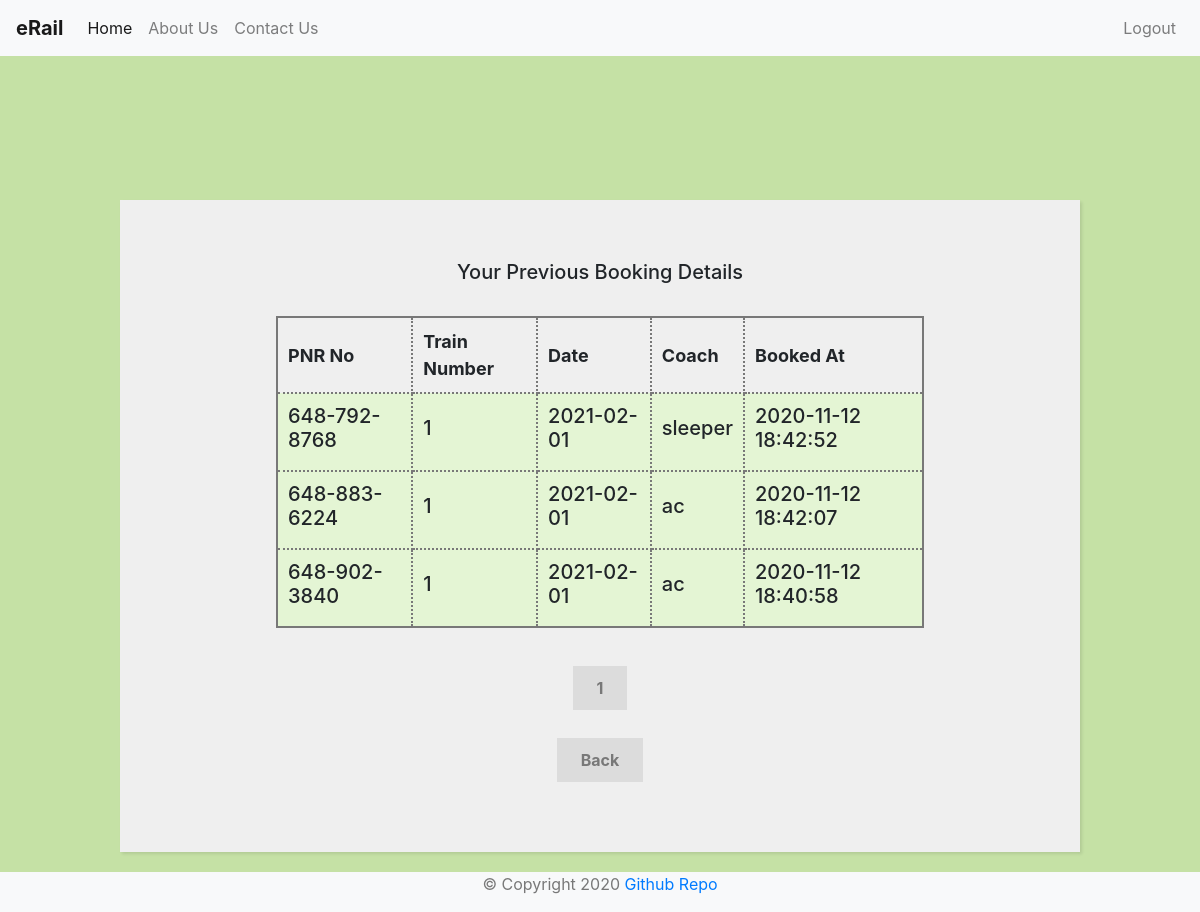
/view-user-booking.php (signed in), run on the app's committed database.
### tables this page shows
CREATE TABLE `ticket` (
  `pnr_no` varchar(12) NOT NULL,
  `coach` varchar(50) NOT NULL,
  `booked_by` varchar(50) NOT NULL,
  `booked_at` timestamp NOT NULL DEFAULT current_timestamp() ON UPDATE current_timestamp(),
  `t_number` int(11) NOT NULL,
  `t_date` date NOT NULL
);

### template/pagination.php (called while the page is built)
<?php
    $results_per_page = 5;
    $result = $conn->query($sql);
    $number_of_result = $result->num_rows;
    $number_of_page = ceil ($number_of_result / $results_per_page);
    if (!isset ($_GET['page']) ) {
        $page = 1;
    } else {
        $page = $_GET['page'];
    }
    $page_first_result = ($page-1) * $results_per_page;
?>

### view-user-booking.php (the view, shortened to what this page needs)
<?php
    include "config/connection.php";
    $sql = "SELECT * FROM ticket";
    include "template/pagination.php";
    $sql = "SELECT * FROM ticket WHERE booked_by = '".$_SESSION['username']."' LIMIT " . $page_first_result . ',' . $results_per_page;
    $result = $conn->query($sql);
?>
<!DOCTYPE html>
<html lang="en">
<head>
</head>
<?php include "template/header-name.php" ?>
<div style="margin-top:200px;">
    <form style = "width: 80%;">
        <h5>Your Previous Booking Details</h5><br>
        <section>
            <table>
                <tr>
                    <th>PNR No</th>
                    <th>Train Number</th>
                    <th>Date</th>
                    <th>Coach</th>
                    <th>Booked At</th>
                </tr>
                <?php
                    while($rows=$result->fetch_assoc())
                    {
                ?>
                <tr>
                    <td><h5><?php echo $rows['pnr_no'];?></h5></td>
                    <td><h5><?php echo $rows['t_number'];?></h5></td>
                    <td><h5><?php echo $rows['t_date'];?></h5></td>
                    <td><h5><?php echo $rows['coach'];?></h5></td>
                    <td><h5><?php echo $rows['booked_at'];?></h5></td>
                </tr>
                <?php
                    }
                ?>
            </table>
        </section>
        <br><br>
        <?php for($page = 1; $page<= $number_of_page; $page++) {  ?>
        <?php    echo '<a class="register" href = "view-released-trains.php?page=' . $page . '">' . $page . ' </a>'; ?>
        <?php } ?>
        <br><br><br>
        <a href="admin-page.php" class= "register">Back</a>
    </form>
</div>
<?php include "template/footer.php" ?>
</html>

### css/style.css (style rules this page uses)
body { background: #C5E1A5; }
form { width: 50%; margin: 60px auto; background: #efefef; padding: 60px 120px 80px 120px; text-align: center; -webkit-box-shadow: 2px 2px 3px rgba(0,0,0,0.1); box-shadow: 2px 2px 3px rgba(0,0,0,0.1); }
.register { background: rgb(220,220,220); font-weight: bold; color: rgb(120,120,120); padding: 12px 24px; }

### view-user-booking.php (style rules this page uses)
table { width: 90%; margin: 0 auto; font-size: large; border: 2px solid rgb(120, 120, 120); }
td { background-color: #E4F5D4; border: 2px solid rgb(120, 120, 120); }
th, td { font-weight: bold; border: 2px dotted rgb(120, 120, 120); padding: 10px; text-align: left; }
td { font-weight: lighter; }

### data on the page
ticket: pnr_no "648-792-8768", t_number "1", t_date "2021-02-01", coach "sleeper", booked_at "2020-11-12 18:42:52"
ticket: pnr_no "648-883-6224", t_number "1", t_date "2021-02-01", coach "ac", booked_at "2020-11-12 18:42:07"
ticket: pnr_no "648-902-3840", t_number "1", t_date "2021-02-01", coach "ac", booked_at "2020-11-12 18:40:58"
